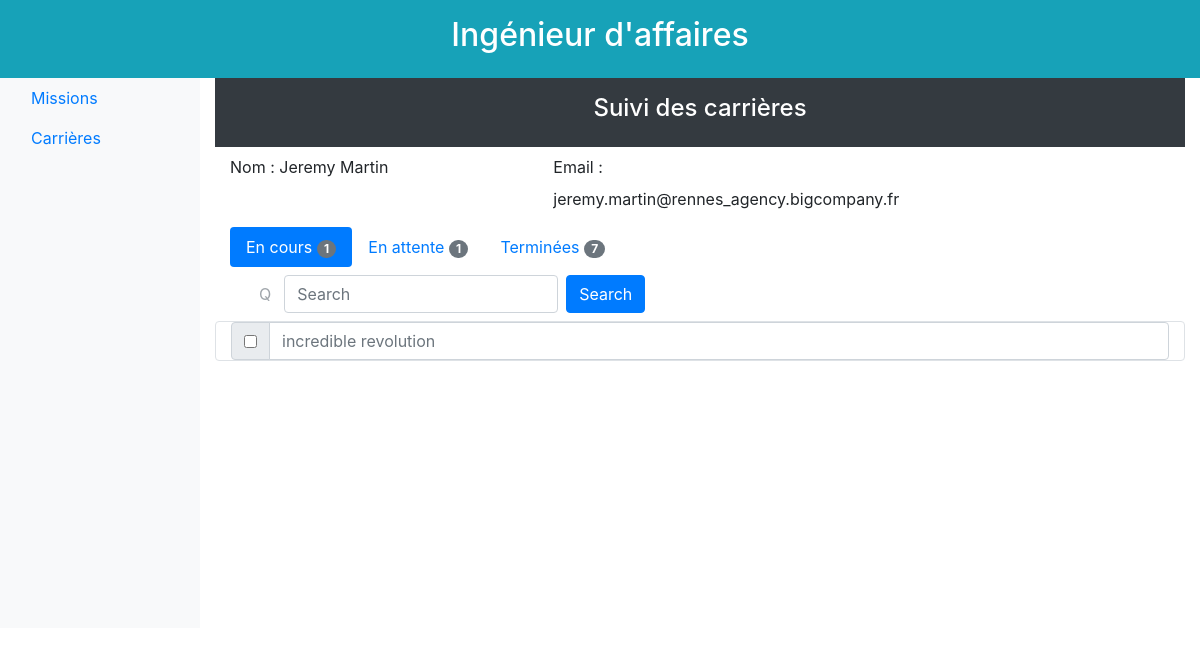
Page /7/affaire/carrieres/1/enCours/ on the earlier database version.
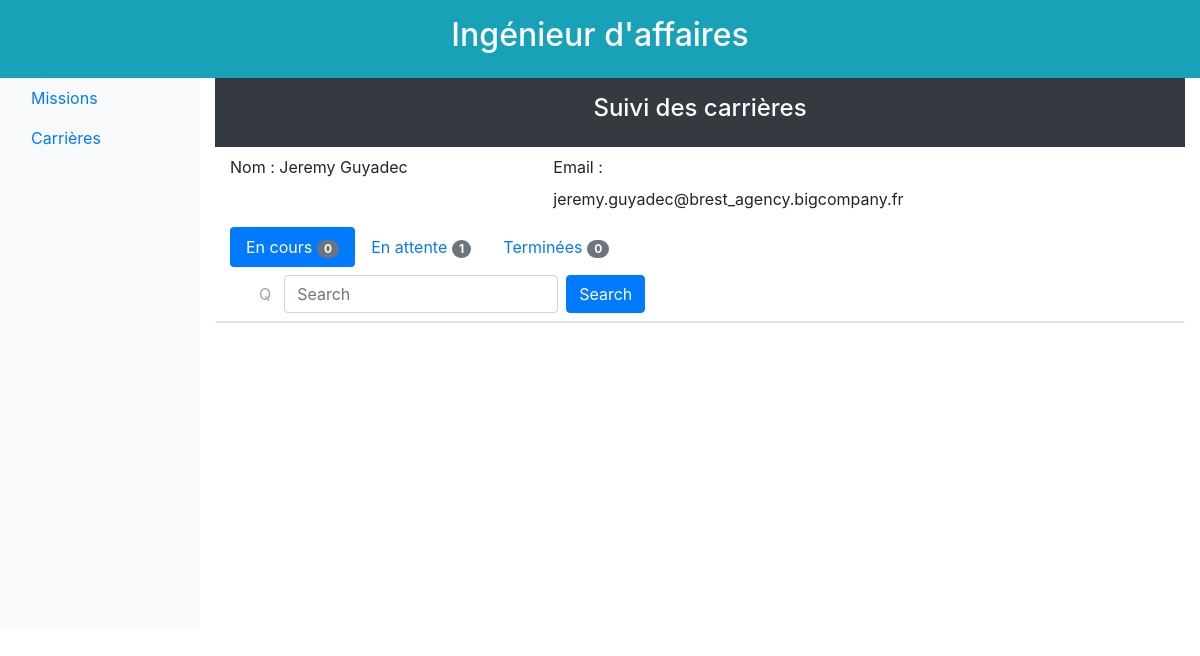
Same page on the later database version.
### database/models.py (models this page shows)
class Ingenieur(db.Model):
    id = db.Column(db.Integer, primary_key=True)
    nom_court = db.Column(db.Text, unique=True) #unique ??
    prenom = db.Column(db.Text)
    nom_famille = db.Column(db.Text)
    site = db.Column(db.Text)
    email = db.Column(db.Text, unique=True)
    taux_journalier = db.Column(db.Float)
    statut = db.Column(db.Text) #a traiter, ajouté par mes soins
    estCommercial = db.Column(db.Boolean) #ajouté par mes soins
    certifications = db.relationship('Certification', backref='ingenieur', lazy='dynamic')
    souhaits = db.relationship('Souhait', backref='ingenieur', lazy='dynamic')
    affectations = db.relationship('Affectation', backref='ingenieur', lazy='dynamic')
    responsabilites_missions = db.relationship('Mission', backref='responsable', lazy='dynamic')

class Mission(db.Model):
    id = db.Column(db.Integer, primary_key=True)
    titre = db.Column(db.String(64), unique=True)
    description = db.Column(db.Text, unique=True)
    effectifs_max = db.Column(db.Integer)
    prix_vente = db.Column(db.Integer)
    statut = db.Column(db.Text)
    date_creation = db.Column(db.DateTime)
    responsable_id = db.Column(db.Integer, db.ForeignKey('ingenieur.id'))
    souhaits = db.relationship('Souhait', backref='mission', lazy='dynamic')
    besoins = db.relationship('Besoin', backref='mission', lazy='dynamic')
    affectations = db.relationship('Affectation', backref='mission', lazy='dynamic')

### app.py (the view)
@app.route('/<id>/affaire/carrieres/<idCarriere>/<etat>/')
def carriere_vue(id, idCarriere, etat):
    engineerObserve = get_engineer_by_id(idCarriere)
    listOfMissionsOnGoing = get_mission_en_cours_of_inge(idCarriere)
    listOfMissionsWaiting = get_mission_en_attente_of_inge(idCarriere)
    listOfMissionsClosed = get_mission_termine_of_inge(idCarriere)
    if (etat == "enCours"):
        listToShow = listOfMissionsOnGoing
    elif (etat == "termine"):
        listToShow = listOfMissionsClosed
    elif (etat == "enAttente"):
        listToShow = listOfMissionsWaiting
    else:
        error_page_404("tab doesn't exist")
    return render_template("homepage_affaire_carriere_vue_grille.html.jinja2",
                           id=id,
                           etat=etat,
                           engineerObserveFirstName=engineerObserve.prenom,
                           engineerObserveLastName=engineerObserve.nom_famille,
                           engineerObserveEmail=engineerObserve.email,
                           idCarriere=idCarriere
                           , listOfMissionsOnGoingLength=len(listOfMissionsOnGoing)
                           , listOfMissionsWaitingLength=len(listOfMissionsWaiting)
                           , listOfMissionsClosedLength=len(listOfMissionsClosed)
                           , listToShow=listToShow)

### database/functions.py (called while the page is built)
def get_mission_by_id(mission_id):
    return Mission.query.filter_by(id=mission_id).first()

def get_engineer_by_id(engineer_id):
    return Ingenieur.query.filter_by(id=engineer_id).first()

def get_mission_en_cours_of_inge(inge_id):
    inge = get_engineer_by_id(inge_id)
    id_missions = [a.mission_id for a in list(inge.affectations)]
    missions = [get_mission_by_id(id) for id in id_missions]
    missions_en_cours = []
    for m in missions:
        affectations = get_all_affectations_inge_mission(inge_id, m.id)
        ajouter = False
        if m.statut == "ouverte":
            for a in affectations:
                if a.date_fin >= datetime.now():
                   ajouter = True
        if ajouter:
            missions_en_cours.append(m)
    return missions_en_cours

def get_mission_termine_of_inge(inge_id):
    inge = get_engineer_by_id(inge_id)
    id_missions = [a.mission_id for a in list(inge.affectations)]
    missions = [get_mission_by_id(id) for id in id_missions]
    missions_termines = []
    for m in missions:
        affectations = get_all_affectations_inge_mission(inge_id, m.id)
        ajouter = True
        if m.statut == "ouverte":
            for a in affectations:
                if a.date_fin >= datetime.now():
                   ajouter = False
        if ajouter:
            missions_termines.append(m)
    return missions_termines

def get_mission_en_attente_of_inge(inge_id):
    souhaits = [s.mission_id for s in Souhait.query.filter_by(ingenieur_id=inge_id).all()]
    missions = [get_mission_by_id(id) for id in souhaits]
    return missions

def get_all_affectations_inge_mission(inge_id, mission_id):
    return Affectation.query.filter_by(ingenieur_id=inge_id, mission_id=mission_id).all()

### templates/homepage_affaire_carriere_vue_grille.html.jinja2
{% extends "homepage_affaire_carriere_vue.html.jinja2" %}
{% block gridMission %}
    <form>
        {% for mission in listToShow %}
            <div class="input-group">
                <div class="input-group-prepend">
                    <div class="input-group-text">
                        <input type="checkbox">
                    </div>
                </div>
                <input type="text" class="form-control" placeholder="{{ mission.titre }}">
            </div>
        {% endfor %}
    </form>
{% endblock %}

### templates/homepage_affaire_carriere_vue.html.jinja2
{% extends "homepage_affaire.html.jinja2" %}
{% block body %}
    <div class="p-3 mb-2 bg-dark text-white size-6 font-weight-bold text-center">
         <h4>Suivi des carri&egrave;res</h4>
    </div>
    <div class="col-md-8 order-md-1">
        <div class="row">
            <div class="col-md-6 mb-3">
                <label for="Name">Nom :</label>
                <span>{{ engineerObserveFirstName }} {{ engineerObserveLastName }}</span>
            </div>
        <div class="col-md-6 mb-3">
                <label for="Name">Email :</label>
                <span>{{ engineerObserveEmail }}</span>
            </div>
        </div>
    </div>
    <div class="row">
        <div class="col-sm-9">
            <div class="container">
                <ul class="nav nav-pills" role="tablist">
                    <li class="nav-item">
                        <a class="nav-link {% if etat == "enCours" %}active{% endif %}" href="/{{ id }}/affaire/carrieres/{{ idCarriere }}/enCours/">
                            En cours
                            <span class="badge badge-secondary badge-pill">{{ listOfMissionsOnGoingLength }}</span>
                        </a>
                    </li>
                    <li class="nav-item">
                        <a class="nav-link {% if etat == "enAttente" %}active{% endif %}" href="/{{ id }}/affaire/carrieres/{{ idCarriere }}/enAttente/">
                            En attente
                            <span class="badge badge-secondary badge-pill">{{ listOfMissionsWaitingLength }}</span>
                        </a>
                    </li>
                    <li class="nav-item">
                        <a class="nav-link {% if etat == "termine" %}active{% endif %}" href="/{{ id }}/affaire/carrieres/{{ idCarriere }}/termine/">
                            Termin&eacute;es
                            <span class="badge badge-secondary badge-pill">{{ listOfMissionsClosedLength }}</span>
                        </a>
                    </li>
                </ul>
            </div>
            <div class="container">
                <nav class="navbar navbar-expand-sm bg navbar">
                    <form class="form-inline" action="/TODO.php">
                        <button type="button" class="btn btn-link" disabled>Q</button>
                        <input class="form-control mr-sm-2" type="text" placeholder="Search">
                        <button class="btn btn-primary" type="submit">Search</button>
                    </form>
                </nav>
            </div>
        </div>
    </div>
    <div class="container rounded border">
        {% block gridMission %}
        {% endblock %}
    </div>
{% endblock %}

### templates/homepage_affaire.html.jinja2 (shortened to what this page needs)
<!DOCTYPE html>
<html lang="fr">
<head>
    <link rel="stylesheet" href="https://maxcdn.bootstrapcdn.com/bootstrap/4.3.1/css/bootstrap.min.css">
    <link rel="stylesheet" href="../static/css/homepage.css">
</head>
<body>
<div class="p-3 bg-info text-white size-6 font-weight-bold text-center">
    <h2>Ing&eacute;nieur d&apos;affaires</h2>
</div>
<div class="container-fluid ">
    <div class="row content ">
        <nav class="col-md-2 d-none d-md-block bg-light sidebar">
            <div class="sidebar-sticky">
                <ul class="nav flex-column md-2">
                    <li class="nav-item">
                        <a class="nav-link active" href="/{{ id }}/affaire/missions/aAffecter/">
                            Missions
                        </a>
                    </li>
                    <li class="nav-item">
                        <a class="nav-link" href="/{{ id }}/affaire/carrieres/">
                            Carri&egrave;res
                        </a>
                    </li>
                </ul>
            </div>
        </nav>
        <br>
        <div class="col-sm">
            {% block body %}{% endblock %}
        </div>
    </div>
</div>
</body>
</html>

### static/css/homepage.css (style rules this page uses)
.row.content { height: 550px }

Differences in the rows shown:
no longer on this page (row edited): Mission: titre "incredible revolution"
changed Ingenieur "Jeremy": nom_famille "Martin" → "Guyadec"; email "jeremy.martin@rennes_agency.bigcompany.fr" → "jeremy.guyadec@brest_agency.bigcompany.fr"
Other differences:
{{ listOfMissionsOnGoingLength }}: "1" → "0"
{{ listOfMissionsClosedLength }}: "7" → "0"
